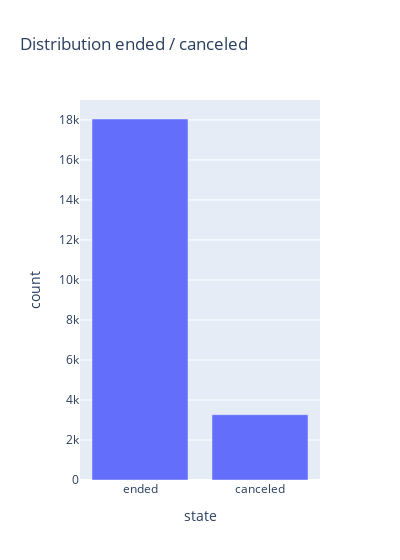

Source (notebook cell):
### Markdown cell above
# Description des données : 

## Features 

- ###  delay_at_checkout_in_minutes

Temps réel du checkin de la reservation : 

- Si supérieur à zéro => Checkin en retard
- Si inférieur à zéro => Checkin en avance

- ###  time_delta_with_previous_rental_in_minutes 

Temps estimé entre les deux reservations, c'est à dire le delta entre l'horaire de fin programmé et l'horaire de début programmé de la reservation.

Si NaN, pas d'enchainement de reservation donc pas de problème de retard

### Code cell
print("Distribution des ended et canceled :")
print()
print(f"% de 'ended' : {round((data["state"].value_counts().iloc[0] / data.shape[0])*100,2)} %")
print(f"% de 'canceled' : {round((data["state"].value_counts().iloc[1] / data.shape[0])*100,2)} %")
plot = px.bar(data.value_counts(subset='state').reset_index(),x='state',y='count',title="Distribution ended / canceled",width=400)
plot.show()

### Figure 1 — Plotly figure (JSON) as saved in the notebook; plotly's stock layout.template omitted (floating-point values rounded to 4 significant figures)
{"data": [{"hovertemplate": "state=%{x}<br>count=%{y}<extra></extra>", "legendgroup": "", "marker": {"color": "#636efa", "pattern": {"shape": ""}}, "name": "", "orientation": "v", "showlegend": false, "textposition": "auto", "type": "bar", "x": ["ended", "canceled"], "xaxis": "x", "y": [18045, 3265], "yaxis": "y"}], "layout": {"barmode": "relative", "legend": {"tracegroupgap": 0}, "title": {"text": "Distribution ended / canceled"}, "width": 400, "xaxis": {"anchor": "y", "domain": [0, 1], "title": {"text": "state"}}, "yaxis": {"anchor": "x", "domain": [0, 1], "title": {"text": "count"}}}}
